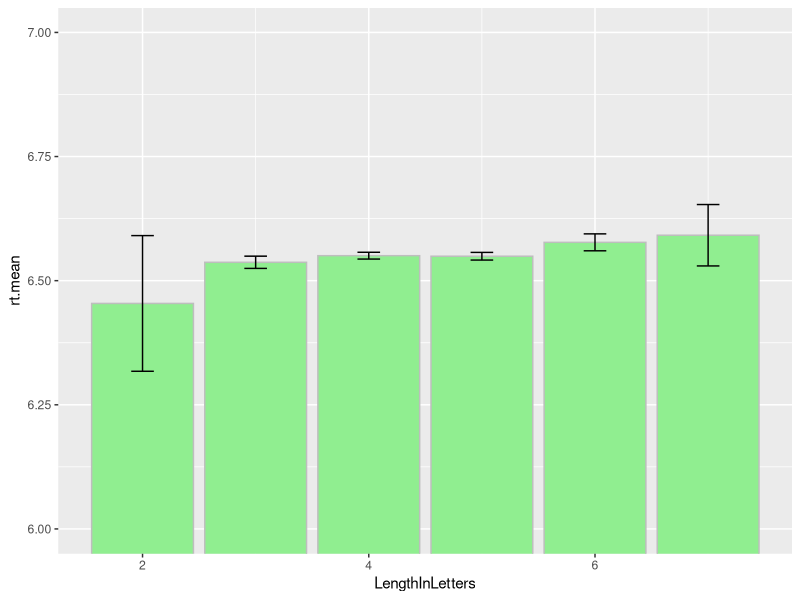
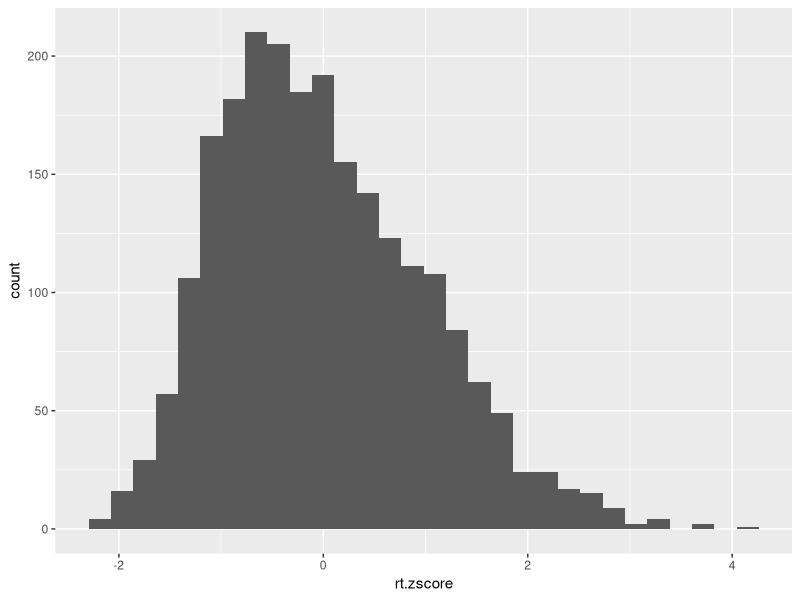
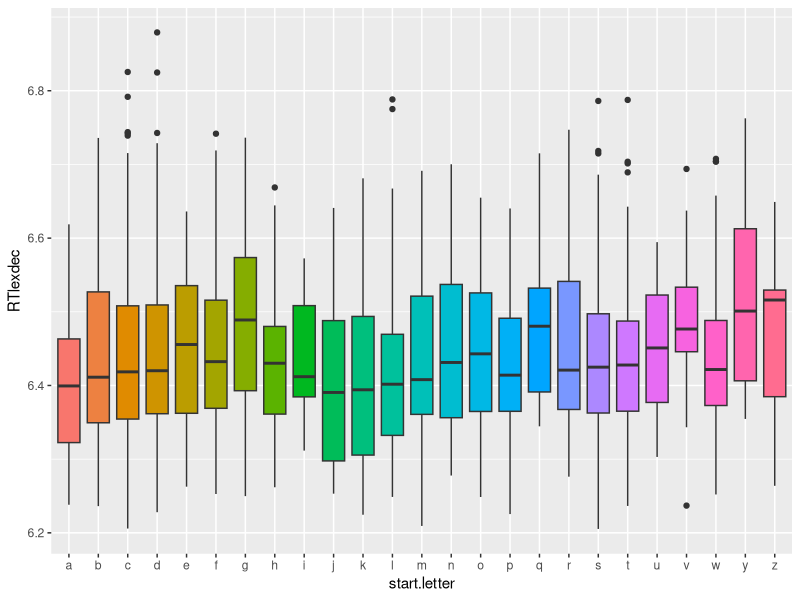
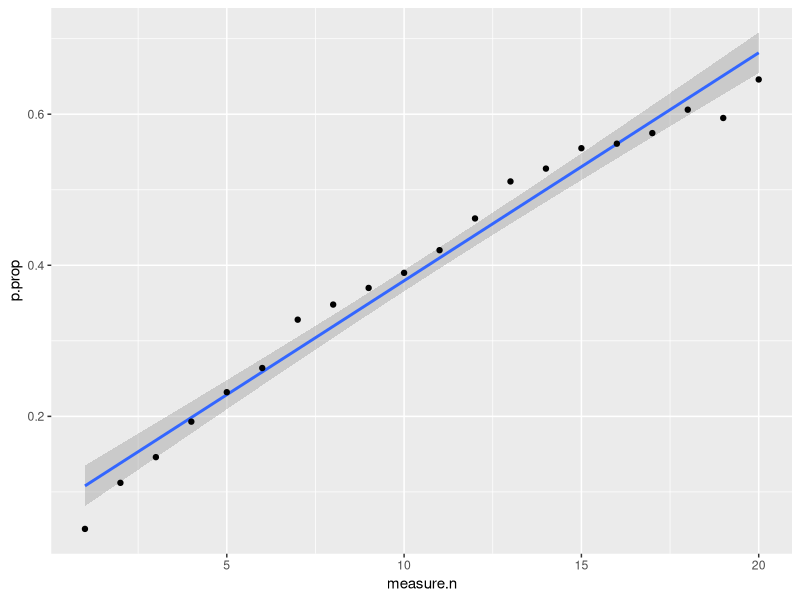
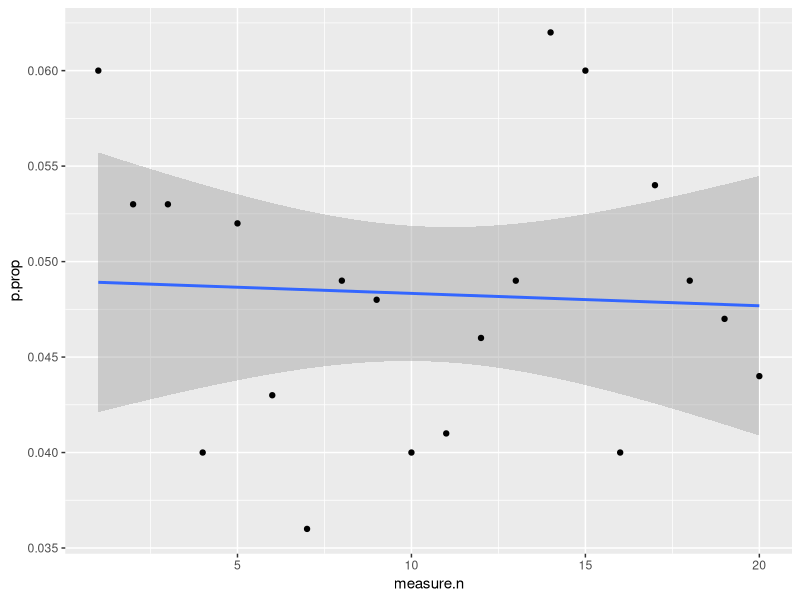

Recreate these plots in R, in order.
## ---- chunk 1
knitr::opts_chunk$set(echo = TRUE)
## ---- chunk 2
library(tidyverse)
## ---- chunk 3
rt.df <- read_csv(file.path("data", "rts.csv"))
rt.df %>% glimpse()
## ---- chunk 4
rt.summary <- rt.df %>% 
  group_by(LengthInLetters) %>% 
  summarize(rt.mean = mean(RTlexdec),
            rt.sem = sd(RTlexdec)/sqrt(n()),
            low.ci = rt.mean - 1.96*rt.sem,
            up.ci = rt.mean + 1.96*rt.sem)
rt.summary

rt.summary %>%
  ggplot(aes(x = LengthInLetters, y = rt.mean)) +
  geom_bar(stat = "identity", color = "grey", fill = "lightgreen") +
  geom_errorbar(aes(ymin = low.ci, ymax = up.ci), width = .2) +
  coord_cartesian(ylim = c(6, 7))
## ---- chunk 5
rt.young <- rt.df %>% 
  filter(AgeSubject == "young")

rt.young <- rt.young %>% 
  mutate(rt.zscore = (RTlexdec - mean(RTlexdec))/sd(RTlexdec))
## ---- chunk 6
below.count <- rt.young %>% 
  filter(rt.zscore < -1.96) %>% 
  nrow()
below.perc <- (below.count/nrow(rt.young))*100

above.count <- rt.young %>% 
  filter(rt.zscore > 1.96) %>% 
  nrow()
above.perc <- (above.count/nrow(rt.young))*100
## ---- chunk 7
above.count3 <- rt.young %>% 
  filter(rt.zscore > 3) %>% 
  nrow()

above.perc3 <- (above.count3/nrow(rt.young))*100

rt.young %>% 
  ggplot(aes(x = rt.zscore)) +
  geom_histogram()

rt.young %>% 
  filter(rt.zscore > 3) %>% 
  select(Word, rt.zscore)
## ---- chunk 8
rt.young <- rt.young %>% 
  mutate(start.letter = str_sub(Word, start = 1, end = 1))

rt.young %>% 
  ggplot(aes(x = start.letter, y = RTlexdec, fill = start.letter)) +
  geom_boxplot() +
  theme(legend.position = "none")
## ---- chunk 9
rt.young <- rt.young %>% 
  mutate(start.p = if_else(start.letter == "p", TRUE, FALSE))

t.test(RTlexdec ~ start.p, data = rt.young)
## ---- chunk 10
# simulate null data with a range of testing situations

sim.n <- 1000
measure.n <- 1:20
n <- 100

results <- rep(0, 20)

for (i in measure.n) {
  
  sim.result <- rep(NA, length.out = sim.n)
  
  for (j in 1:sim.n) {
    
    # store p-value for each round of simulation
    p.vector <- rep(NA, length.out = i)
    
    for (k in 1:i) {
      # generate data
      x <- rnorm(n)
      
      # t-test
      test.result <- t.test(x)
      pval <- test.result$p.value
      p.vector[k] <- pval
    }
    
    # check if there's any significant result
    sim.result[j] <- any(p.vector  < 0.05)
    
  }
  
  # calculate proportion of simulations with at least 1 significant result
  results[i] <- mean(sim.result)
  
}

result.df <- data.frame(p.prop = results, measure.n = measure.n)
## ---- chunk 11
result.df %>% 
  ggplot(aes(x = measure.n, y = p.prop)) +
  geom_smooth(method="lm") +
  geom_point()
## ---- chunk 12
# simulate null data with a range of testing situations with a Bonferroni correction

sim.n <- 1000
measure.n <- 1:20
n <- 100

results <- rep(0, 20)

for (i in measure.n) {
  
  sim.result <- rep(NA, length.out = sim.n)
  
  for (j in 1:sim.n) {
    
    # store p-value for each round of simulation
    p.vector <- rep(NA, length.out = i)
    
    for (k in 1:i) {
      # generate data
      x <- rnorm(n)
      
      # t-test
      test.result <- t.test(x)
      pval <- test.result$p.value
      p.vector[k] <- pval
    }
    
    # check if there's any significant result
    sim.result[j] <- any(p.vector  < (0.05/i))
    
  }
  
  # calculate proportion of simulations with at least 1 significant result
  results[i] <- mean(sim.result)
  
}


result.df <- data.frame(p.prop = results, measure.n = measure.n)

result.df %>% 
  ggplot(aes(x = measure.n, y = p.prop)) +
  geom_smooth(method="lm") +
  geom_point()
